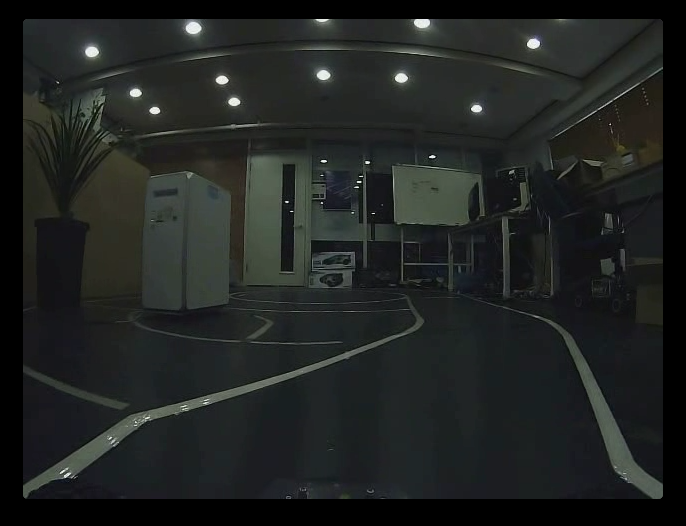
#> input picture Week_08_OpenCV/img/sample.png, 686 x 526 px
$ python line.py
#> lines starting #> are read from the running program, lines starting #| are printed output that depends on the picture; after the words box and inside, x2 and y2 are one past the last pixel; in counts of white or black regions, pixels touching at a corner belong together
#!/usr/bin/env python

import cv2
import numpy as np

image = cv2.imread('img/sample.png')
#> image is the input picture: shape (526, 686, 3); mean B, G, R 34, 35.5, 32.5
hsv = cv2.cvtColor(image, cv2.COLOR_BGR2HSV)
#> hsv: shape (526, 686, 3); mean H, S, V 66.6, 32.7, 36.5

lower_white = np.array([0, 0, 50])
upper_white = np.array([179, 255, 255])

mask = cv2.inRange(hsv, lower_white, upper_white)
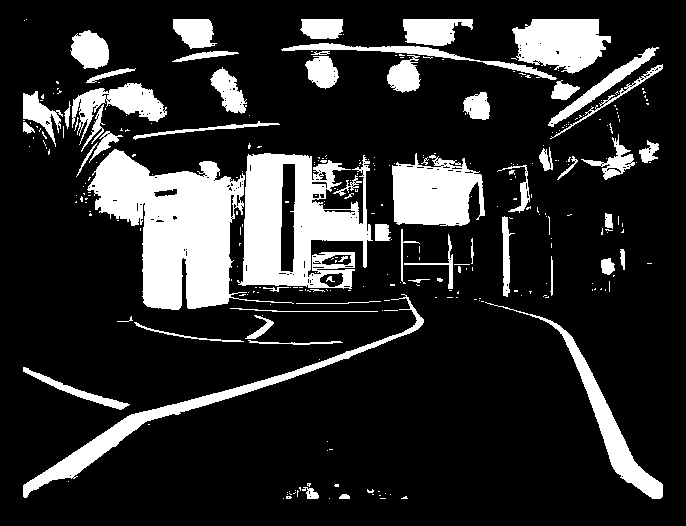
#> mask: shape (526, 686); 17.8% white; 318 white regions (256 under 20 px), largest, box (x1, y1, x2, y2) and area: (87, 149, 294, 310) 14773, (237, 153, 373, 289) 11082, (392, 153, 485, 226) 4931

xx = 20
while True:
    area = mask[430:450, xx:xx+15]
    if cv2.countNonZero(area) > 200:
        image = cv2.rectangle(mask, (xx, 430), (xx+15, 450), (0, 255, 0), 3)
    else:
        image = cv2.rectangle(mask, (xx, 430), (xx+15, 450), (255, 0, 0), 3)

    xx = xx + 20
    if xx > 640:
        break
#> this loop made 32 passes
#> pass 2, `image = cv2.rectangle(mask, (xx, 430), (xx+15, 450), (255, 0, 0), 3)`:
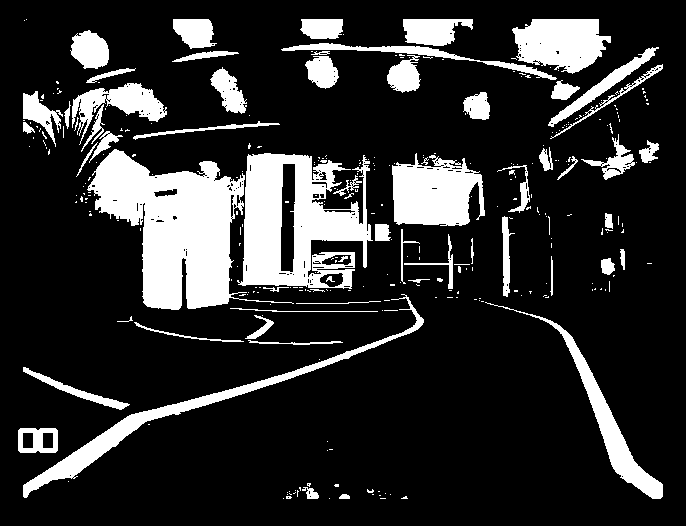
#> image: shape (526, 686); 17.9% white; 319 white regions (256 under 20 px), largest, box (x1, y1, x2, y2) and area: (87, 149, 294, 310) 14773, (237, 153, 373, 289) 11082, (392, 153, 485, 226) 4931
#> pass 3, `image = cv2.rectangle(mask, (xx, 430), (xx+15, 450), (255, 0, 0), 3)`:
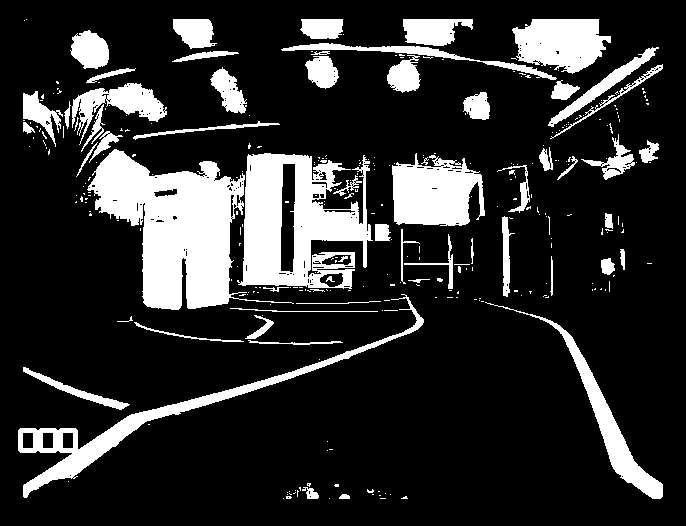
#> image: shape (526, 686); 18% white; 318 white regions (256 under 20 px), largest, box (x1, y1, x2, y2) and area: (87, 149, 294, 310) 14773, (237, 153, 373, 289) 11082, (18, 294, 424, 498) 5520
#> after the loop:
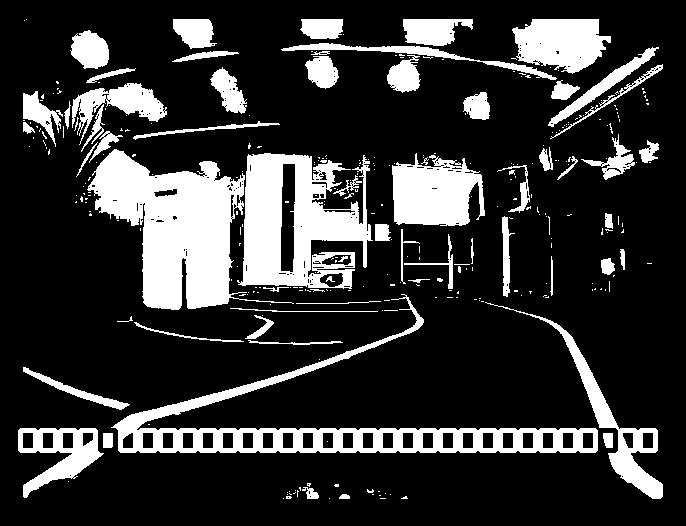
#> mask: shape (526, 686); 20.3% white; 319 white regions (254 under 20 px), largest, box (x1, y1, x2, y2) and area: (87, 149, 294, 310) 14773, (237, 153, 373, 289) 11082, (111, 294, 598, 453) 10730
#> after the loop, xx = 660

image = cv2.cvtColor(image, cv2.COLOR_GRAY2BGR)

cv2.imshow('countNonZero', image)
cv2.waitKey(0)
